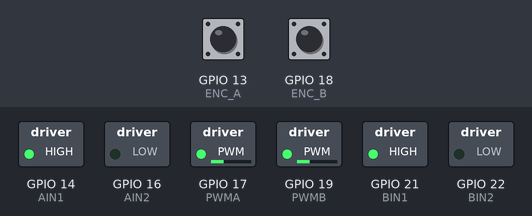
Bench run of a sketch on a simulated ESP32. Parts: switched loads named in the sketch (green lamp = pin HIGH). The test bench sets the inputs (shaded band); at power-on: GPIO 13 (ENC_A) HIGH, GPIO 18 (ENC_B) HIGH. What the sketch prints to the serial monitor is not drawn.

Above: at 0.1 s.
Timing chart, 0 to 1.6 s (numbered marks = the images above):
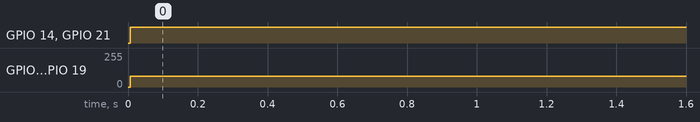

The sketch:

PI_controller.ino
```cpp
// ================= MOTOR A =================
#define ENC_A 13
#define PWMA 17
#define AIN1 14
#define AIN2 16

// ================= MOTOR B =================
#define ENC_B 18
#define PWMB 19
#define BIN1 21
#define BIN2 22

// ================= VARIABLES =================
volatile long pulseA = 0;
volatile long pulseB = 0;

volatile int countA = 0;
volatile int countB = 0;

// PI Gains
#define KP 0.5
#define KI 0.05

// Anti-windup
#define INTEGRAL_LIMIT 200

// Base speed
#define BASE_PWM 80

// Max correction
#define MAX_CORRECTION 10

// Same speed limits for both motors
#define MAX_PWM 120
#define MIN_PWM 50

// B runs 1.04x A — 2 extra pulses over 50
// 52/50 = 1.04
#define B_FACTOR 1.125

// Reset only when A hits 50
#define REV_PULSES 50

#define PULSES_PER_REV 50

long lastPulseA = 0;
long lastPulseB = 0;
unsigned long lastTime = 0;

float rpmA = 0;
float rpmB = 0;

float integralSync = 0;

// ================= ISR =================
void IRAM_ATTR isrA() {
  countA++;
  if (countA >= 41) {
    pulseA++;
    countA = 0;
  }
}

void IRAM_ATTR isrB() {
  countB++;
  if (countB >= 41) {
    pulseB++;
    countB = 0;
  }
}

// ================= MOTOR CONTROL =================
void motorA(float pwm) {
  pwm = constrain(pwm, MIN_PWM, MAX_PWM);
  digitalWrite(AIN1, HIGH);
  digitalWrite(AIN2, LOW);
  ledcWrite(PWMA, (int)pwm);
}

void motorB(float pwm) {
  pwm = constrain(pwm, MIN_PWM, MAX_PWM);
  digitalWrite(BIN1, HIGH);
  digitalWrite(BIN2, LOW);
  ledcWrite(PWMB, (int)pwm);
}

void stopMotors() {
  digitalWrite(AIN1, HIGH);
  digitalWrite(AIN2, HIGH);
  digitalWrite(BIN1, HIGH);
  digitalWrite(BIN2, HIGH);
  ledcWrite(PWMA, 0);
  ledcWrite(PWMB, 0);
}

// ================= SETUP =================
void setup() {
  Serial.begin(115200);

  pinMode(ENC_A, INPUT_PULLUP);
  pinMode(ENC_B, INPUT_PULLUP);

  attachInterrupt(digitalPinToInterrupt(ENC_A), isrA, RISING);
  attachInterrupt(digitalPinToInterrupt(ENC_B), isrB, RISING);

  pinMode(AIN1, OUTPUT);
  pinMode(AIN2, OUTPUT);
  pinMode(BIN1, OUTPUT);
  pinMode(BIN2, OUTPUT);

  ledcAttach(PWMA, 5000, 8);
  ledcAttach(PWMB, 5000, 8);

  lastTime = millis();
  Serial.println("Dual Motor Sync - B Factor 1.04");
}

// ================= LOOP =================
void loop() {

  // Reset only when A hits 50 — B will be at ~52 at this point
  if (pulseA >= REV_PULSES) {
    noInterrupts();
    pulseA = 0;
    pulseB = 0;
    interrupts();

    integralSync = 0;
    lastPulseA = 0;
    lastPulseB = 0;

    Serial.println("Revolution complete — pulses reset");
  }

  // B expected = A * 1.04 at every pulse
  // A=10 → B=10.4, A=25 → B=26, A=50 → B=52
  float syncError = ((float)pulseA * B_FACTOR) - (float)pulseB;

  // PI on sync error
  integralSync += syncError;
  integralSync = constrain(integralSync, -INTEGRAL_LIMIT, INTEGRAL_LIMIT);

  float correction = (KP * syncError) + (KI * integralSync);
  correction = constrain(correction, -MAX_CORRECTION, MAX_CORRECTION);

  // Base speed with correction applied symmetrically
  float finalA = BASE_PWM - correction;
  float finalB = BASE_PWM + correction;

  // ================= RPM CALCULATION =================
  if (millis() - lastTime >= 100) {
    long deltaA = pulseA - lastPulseA;
    long deltaB = pulseB - lastPulseB;

    rpmA = (deltaA * 600.0) / PULSES_PER_REV;
    rpmB = (deltaB * 600.0) / PULSES_PER_REV;

    lastPulseA = pulseA;
    lastPulseB = pulseB;
    lastTime = millis();
  }

  // ================= DEBUG =================
  Serial.print("A: "); Serial.print(pulseA);
  Serial.print(" B: "); Serial.print(pulseB);
  Serial.print(" Expected B: "); Serial.print((float)pulseA * B_FACTOR);
  Serial.print(" SyncErr: "); Serial.print(syncError);
  Serial.print(" Correction: "); Serial.print(correction);
  Serial.print(" pwmA: "); Serial.print(finalA);
  Serial.print(" pwmB: "); Serial.print(finalB);
  Serial.print(" RPM_A: "); Serial.print(rpmA);
  Serial.print(" RPM_B: "); Serial.println(rpmB);

  // Always drive motors
  motorA(finalA);
  motorB(finalB);

  delay(20);
}
```

Measured:
- by itself, GPIO 14 (AIN1), GPIO 21 (BIN1): LOW → HIGH at 0.01 s
- by itself, GPIO 17 (PWMA), GPIO 19 (PWMB): 0/255 → 80/255 at 0.01 s
